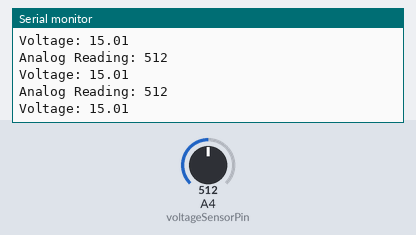
A sketch run on a simulated Arduino Nano, built with avr-gcc and run on an emulated ATmega328P. Parts: the last lines printed to the serial monitor. The test bench sets the inputs (shaded band); at power-on: A4 (voltageSensorPin) = 512.

Above: at 1.2 s.
1.3 s: A4 (voltageSensorPin) set to 716
At 1.82 s:
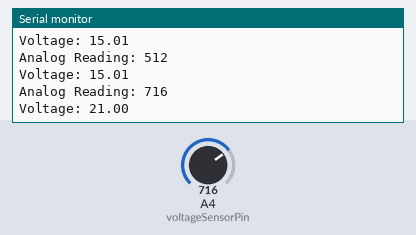
2.8 s: A4 (voltageSensorPin) set to 900
At 2.82 s:
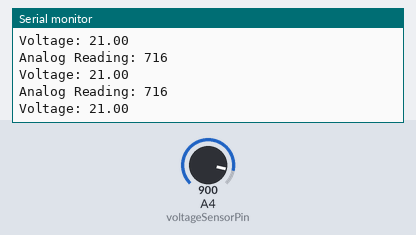
Timing chart, 0 to 5.8 s (numbered marks = the images above; inputs shaded):
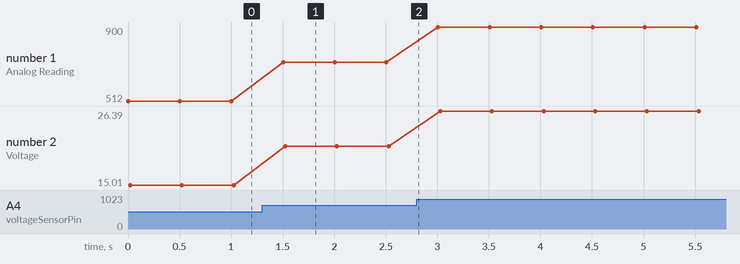

The sketch:

V1_5-1-2024_Voltage_Sensor_Test.ino
```cpp
#define R1 10000.00  //10K ohm
#define R2 2000.00   //2K ohm
#define voltageSensorPin  A4

float voltageReading()
{

   // float VIN = map(analogRead(voltageSensorPin), 0.0, 1023.0, 0.0, 5.0);  //map can't be used as it works only for integers

  float ADCreading = analogRead(voltageSensorPin);
  float VIN = (ADCreading/1023.0)*5.0;

    return VIN*((R1+R2)/R2);
}


 //5.0*((R1+R2)/R2)


void setup() {
  Serial.begin(9600);

}

void loop() {
  Serial.print("Analog Reading: ");
  Serial.println(analogRead(voltageSensorPin));
  Serial.print("Voltage: ");
  Serial.println(voltageReading());
  delay(500);
}
```

Measured:
- after the input at 1.3 s, the serial monitor: prints a new line after 0.20 s (image 1)
- plotted number 1: 512 → 716 after the input at 1.3 s, 716 → 900 after the input at 2.8 s
- plotted number 2: 15.01 → 21 after the input at 1.3 s, 21 → 26.39 after the input at 2.8 s
